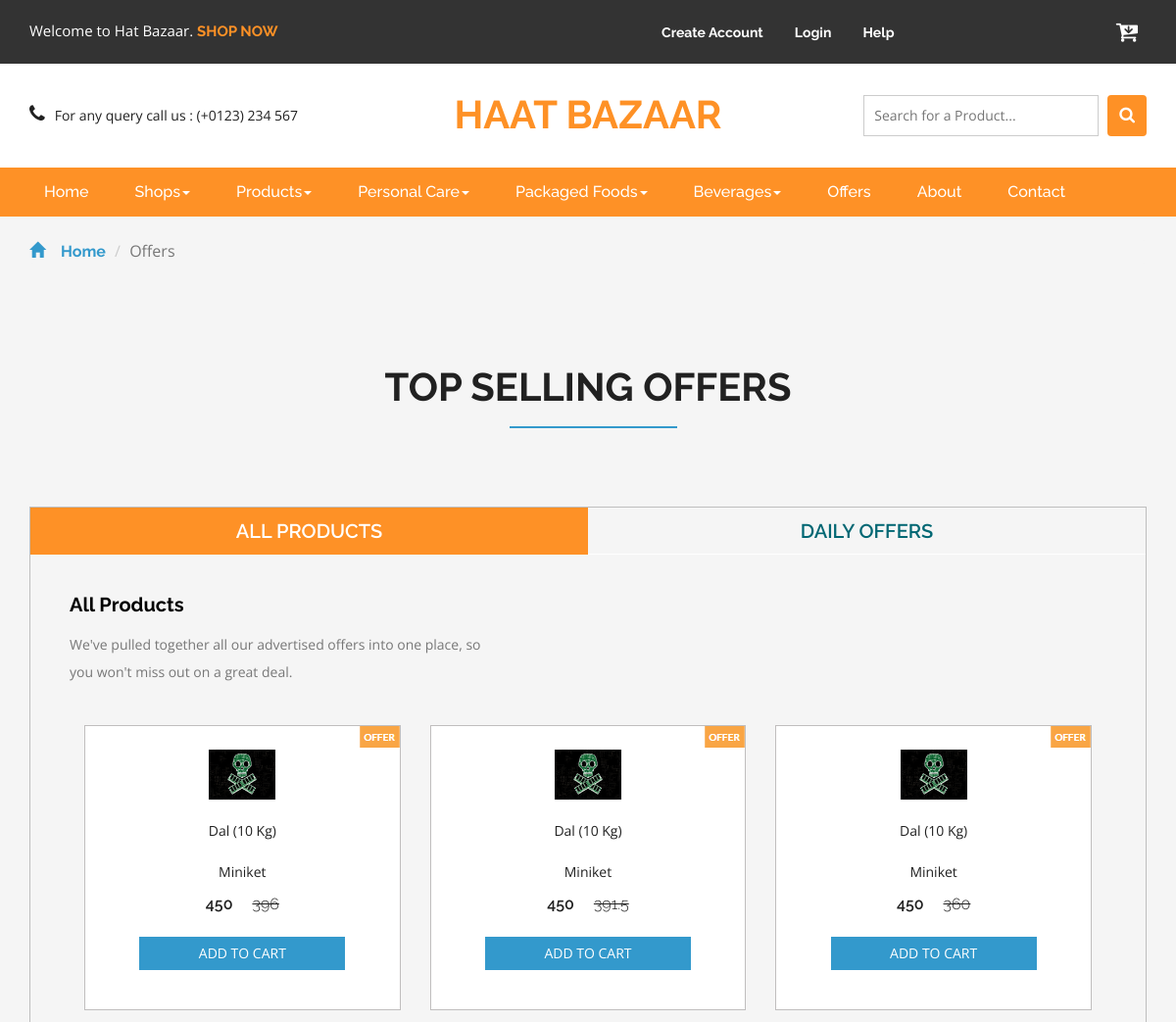
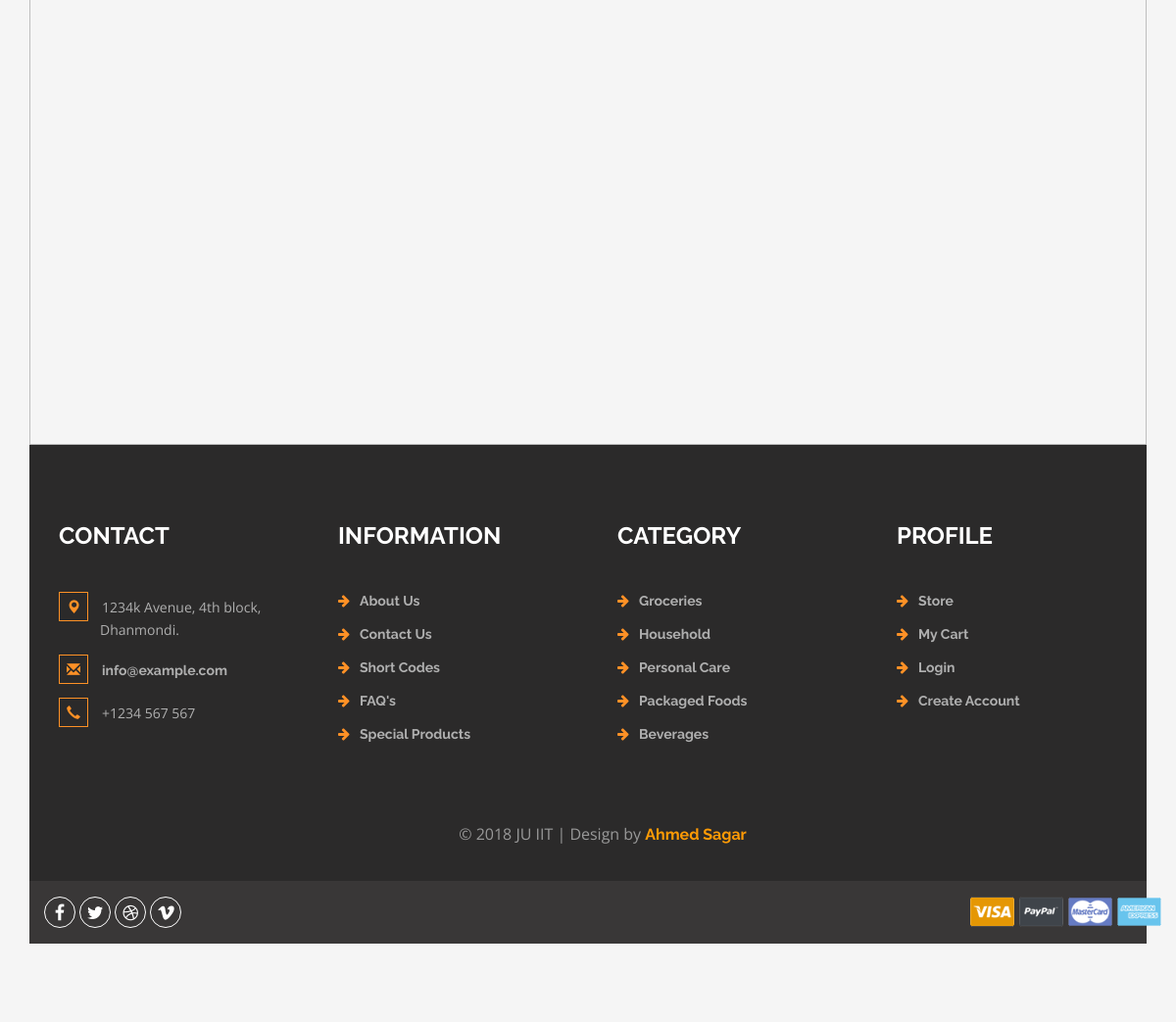
/offers.php, run on the app's committed database (2 pictures, top to bottom).
### tables this page shows
CREATE TABLE `offer_table` (
  `offer_id` int(10) NOT NULL,
  `offer_shop_id` int(10) NOT NULL,
  `offer_product_id` int(10) NOT NULL,
  `offer_details` int(10) NOT NULL
);

CREATE TABLE `product_table` (
  `product_id` int(100) NOT NULL,
  `product_name` varchar(100) NOT NULL,
  `product_brand` varchar(100) NOT NULL,
  `product_pack_size` varchar(20) NOT NULL,
  `product_image` varchar(100) NOT NULL,
  `product_price` varchar(20) NOT NULL,
  `product_place` varchar(100) NOT NULL,
  `product_type` varchar(100) NOT NULL,
  `product_quantity` int(10) NOT NULL,
  `product_shop_id` int(10) NOT NULL
);

### connection.php (called while the page is built)
<?php
	require 'function.php';
	try{
		$con=new PDO("mysql:host=localhost;dbname=cloud_shop_db","root","");
		$con->setAttribute(PDO::ATTR_ERRMODE, PDO::ERRMODE_EXCEPTION);
		$user = new USER($con);
	}
	 catch(PDOException $e)
		{
			 echo $e->getMessage();
		}
?>

### function.php (called while the page is built, shortened)
<?php
	class USER
	{
	    public $db;
	    function __construct($con)
	    {
	      $this->db = $con;
	    }
		public function getAllOffers()
		{
			$st = $this->db->prepare("SELECT * FROM offer_table");
			$st->setFetchMode(PDO::FETCH_ASSOC);
			$st->execute();
			$data=$st->fetchAll();
			return $data;
		}
		public function getProductById($product_id)
		{
			$st = $this->db->prepare("SELECT * FROM product_table WHERE product_id='$product_id'");
			$st->setFetchMode(PDO::FETCH_ASSOC);
			$st->execute();
			$data=$st->fetch();
			return $data;
		}
}
?>

### offers.php (the view, shortened to what this page needs)
<?php
	require 'connection.php';
	$offers = $user->getAllOffers();
?>
<!DOCTYPE html>
<html>
<head>
<link href="css/bootstrap.css" rel="stylesheet" type="text/css" media="all" />
<link href="css/style.css" rel="stylesheet" type="text/css" media="all" />
<link href="css/font-awesome.css" rel="stylesheet">
</head>
<body>
	<?php
		include 'header.php';
	?>
	<?php
		include 'navbar.php';
	?>
	<div class="breadcrumbs">
		<div class="container">
			<ol class="breadcrumb breadcrumb1 animated wow slideInLeft" data-wow-delay=".5s">
				<li><a href="index.html"><span class="glyphicon glyphicon-home" aria-hidden="true"></span>Home</a></li>
				<li class="active">Offers</li>
			</ol>
		</div>
	</div>
	<div class="top-brands">
		<div class="container">
		<h2>Top selling offers</h2>
			<div class="grid_3 grid_5">
				<div class="bs-example bs-example-tabs" role="tabpanel" data-example-id="togglable-tabs">
					<ul id="myTab" class="nav nav-tabs" role="tablist">
						<li role="presentation" class="active"><a href="#expeditions" id="expeditions-tab" role="tab" data-toggle="tab" aria-controls="expeditions" aria-expanded="true">All Products</a></li>
						<li role="presentation"><a href="#tours" role="tab" id="tours-tab" data-toggle="tab" aria-controls="tours">Daily Offers</a></li>
					</ul>
					<div id="myTabContent" class="tab-content">
						<div role="tabpanel" class="tab-pane fade in active" id="expeditions" aria-labelledby="expeditions-tab">
							<div class="agile-tp">
								<h5>All Products</h5>
								<p class="w3l-ad">We've pulled together all our advertised offers into one place, so you won't miss out on a great deal.</p>
							</div>
							<div class="agile_top_brands_grids">
								<?php foreach ($offers as $row) {
								$product = $user->getProductById($row['offer_product_id']);
								?>
								<div class="col-md-4 top_brand_left">
									<div class="hover14 column">
										<div class="agile_top_brand_left_grid">
											<div class="agile_top_brand_left_grid_pos">
												<img src="images/offer.png" alt=" " class="img-responsive" />
											</div>
											<div class="agile_top_brand_left_grid1">
												<figure>
													<div class="snipcart-item block" >
														<div class="snipcart-thumb">
															<a href="products.html"><img title=" " alt=" " style="max-height: 55%; max-width: 25%" src="product_images/<?php if($product['product_image'] != NULL)
													{
														echo $product['product_image'];
													}
													else
														{
															echo 'No-image-available.jpg';
														}
													?>" /></a>
															<p><?php echo $product['product_name']; ?> (<?php echo $product['product_pack_size']; ?>)</p>
															<div class="stars">
																<p class="text-center"> <?php echo $product['product_brand']; ?> </p>
															</div>
															<h4><?php echo $product['product_price'];?> <span><?php $less = (($product['product_price']*$row['offer_details'])/100);
						echo ($product['product_price']-$less);?></span></h4>
														</div>
														<div class="snipcart-details top_brand_home_details">
															<form action="#" method="post">
																<fieldset>
																	<input type="submit" name="submit" value="Add to cart" class="button" />
																</fieldset>
															</form>
														</div>
													</div>
												</figure>
											</div>
										</div>
									</div>
								</div>
								<?php } ?>
					</div>
				</div>
			</div>
		</div>
	</div>
	<?php include 'footer.php'; ?>
<link href="css/skdslider.css" rel="stylesheet">
</body>
</html>

### header.php (shortened to what this page needs)
<div class="agileits_header">
		<div class="container">
			<div class="w3l_offers">
				<p> Welcome to Hat Bazaar. <a href="products.php">SHOP NOW</a></p>
			</div>
			<div class="agile-login">
				<ul>
					<li><a href="registered.php"> Create Account </a></li>
					<li><a href="login.php">Login</a></li>
					<li><a href="contact.php">Help</a></li>
				</ul>
			</div>
			<div class="product_list_header">
					<form action="#" method="post" class="last">
						<button class="w3view-cart" type="submit" name="submit" value=""><i class="fa fa-cart-arrow-down" aria-hidden="true"></i></button>
					</form>
			</div>
			<div class="clearfix"> </div>
		</div>
	</div>
	<div class="logo_products">
		<div class="container">
		<div class="w3ls_logo_products_left1">
				<ul class="phone_email">
					<li><i class="fa fa-phone" aria-hidden="true"></i>For any query call us : (+0123) 234 567</li>
				</ul>
			</div>
			<div class="w3ls_logo_products_left">
				<h1><a href="index.php">haat bazaar</a></h1>
			</div>
		<div class="w3l_search">
			<form action="#" method="post">
				<input type="search" name="Search" placeholder="Search for a Product..." required="">
				<button type="submit" class="btn btn-default search" aria-label="Left Align">
					<i class="fa fa-search" aria-hidden="true"> </i>
				</button>
			</form>
		</div>
			<div class="clearfix"> </div>
		</div>
	</div>

### navbar.php (shortened to what this page needs)
<div class="navigation-agileits">
		<div class="container">
			<nav class="navbar navbar-default">
							<div class="collapse navbar-collapse" id="bs-megadropdown-tabs">
								<ul class="nav navbar-nav">
									<li class="active"><a href="index.php" class="act">Home</a></li>
									<li class="dropdown">
										<a href="#" class="dropdown-toggle" data-toggle="dropdown">Shops<b class="caret"></b></a>
									</li>
									<li class="dropdown">
										<a href="#" class="dropdown-toggle" data-toggle="dropdown">Products<b class="caret"></b></a>
									</li>
									<li class="dropdown">
										<a href="#" class="dropdown-toggle" data-toggle="dropdown">Personal Care<b class="caret"></b></a>
									</li>
									<li class="dropdown">
										<a href="#" class="dropdown-toggle" data-toggle="dropdown">Packaged Foods<b class="caret"></b></a>
									</li>
									<li class="dropdown">
										<a href="#" class="dropdown-toggle" data-toggle="dropdown">Beverages<b class="caret"></b></a>
									</li>
									<li><a href="offers.php">Offers</a></li>
									<li><a href="about.php">About</a></li>
									<li><a href="contact.php">Contact</a></li>
								</ul>
							</div>
							</nav>
			</div>
		</div>

### footer.php
<div class="footer">
		<div class="container">
			<div class="w3_footer_grids">
				<div class="col-md-3 w3_footer_grid">
					<h3>Contact</h3>
					<ul class="address">
						<li><i class="glyphicon glyphicon-map-marker" aria-hidden="true"></i>1234k Avenue, 4th block, <span>Dhanmondi.</span></li>
						<li><i class="glyphicon glyphicon-envelope" aria-hidden="true"></i><a href="mailto:info@example.com">info@example.com</a></li>
						<li><i class="glyphicon glyphicon-earphone" aria-hidden="true"></i>+1234 567 567</li>
					</ul>
				</div>
				<div class="col-md-3 w3_footer_grid">
					<h3>Information</h3>
					<ul class="info">
						<li><i class="fa fa-arrow-right" aria-hidden="true"></i><a href="about.html">About Us</a></li>
						<li><i class="fa fa-arrow-right" aria-hidden="true"></i><a href="contact.html">Contact Us</a></li>
						<li><i class="fa fa-arrow-right" aria-hidden="true"></i><a href="short-codes.html">Short Codes</a></li>
						<li><i class="fa fa-arrow-right" aria-hidden="true"></i><a href="faq.html">FAQ's</a></li>
						<li><i class="fa fa-arrow-right" aria-hidden="true"></i><a href="products.html">Special Products</a></li>
					</ul>
				</div>
				<div class="col-md-3 w3_footer_grid">
					<h3>Category</h3>
					<ul class="info">
						<li><i class="fa fa-arrow-right" aria-hidden="true"></i><a href="groceries.html">Groceries</a></li>
						<li><i class="fa fa-arrow-right" aria-hidden="true"></i><a href="household.html">Household</a></li>
						<li><i class="fa fa-arrow-right" aria-hidden="true"></i><a href="personalcare.html">Personal Care</a></li>
						<li><i class="fa fa-arrow-right" aria-hidden="true"></i><a href="packagedfoods.html">Packaged Foods</a></li>
						<li><i class="fa fa-arrow-right" aria-hidden="true"></i><a href="beverages.html">Beverages</a></li>
					</ul>
				</div>
				<div class="col-md-3 w3_footer_grid">
					<h3>Profile</h3>
					<ul class="info">
						<li><i class="fa fa-arrow-right" aria-hidden="true"></i><a href="products.html">Store</a></li>
						<li><i class="fa fa-arrow-right" aria-hidden="true"></i><a href="checkout.html">My Cart</a></li>
						<li><i class="fa fa-arrow-right" aria-hidden="true"></i><a href="login.html">Login</a></li>
						<li><i class="fa fa-arrow-right" aria-hidden="true"></i><a href="registered.html">Create Account</a></li>
					</ul>
				</div>
				<div class="clearfix"> </div>
			</div>
		</div>
		<div class="footer-copy">
			<div class="container">
				<p>© 2018 JU IIT | Design by <a href="#">Ahmed Sagar</a></p>
			</div>
		</div>
	</div>
	<div class="footer-botm">
			<div class="container">
				<div class="w3layouts-foot">
					<ul>
						<li><a href="#" class="w3_agile_facebook"><i class="fa fa-facebook" aria-hidden="true"></i></a></li>
						<li><a href="#" class="agile_twitter"><i class="fa fa-twitter" aria-hidden="true"></i></a></li>
						<li><a href="#" class="w3_agile_dribble"><i class="fa fa-dribbble" aria-hidden="true"></i></a></li>
						<li><a href="#" class="w3_agile_vimeo"><i class="fa fa-vimeo" aria-hidden="true"></i></a></li>
					</ul>
				</div>
				<div class="payment-w3ls">
					<img src="images/card.png" alt=" " class="img-responsive">
				</div>
				<div class="clearfix"> </div>
			</div>
		</div>

### data on the page
offer_table: product_table.product_image (picture), product_table.product_name "Dal", product_table.product_pack_size "10 Kg", product_table.product_brand "Miniket", product_table.product_price "450", $product['product_price']-$less "396"
offer_table: product_table.product_image (picture), product_table.product_name "Dal", product_table.product_pack_size "10 Kg", product_table.product_brand "Miniket", product_table.product_price "450", $product['product_price']-$less "391.5"
offer_table: product_table.product_image (picture), product_table.product_name "Dal", product_table.product_pack_size "10 Kg", product_table.product_brand "Miniket", product_table.product_price "450", $product['product_price']-$less "360"
